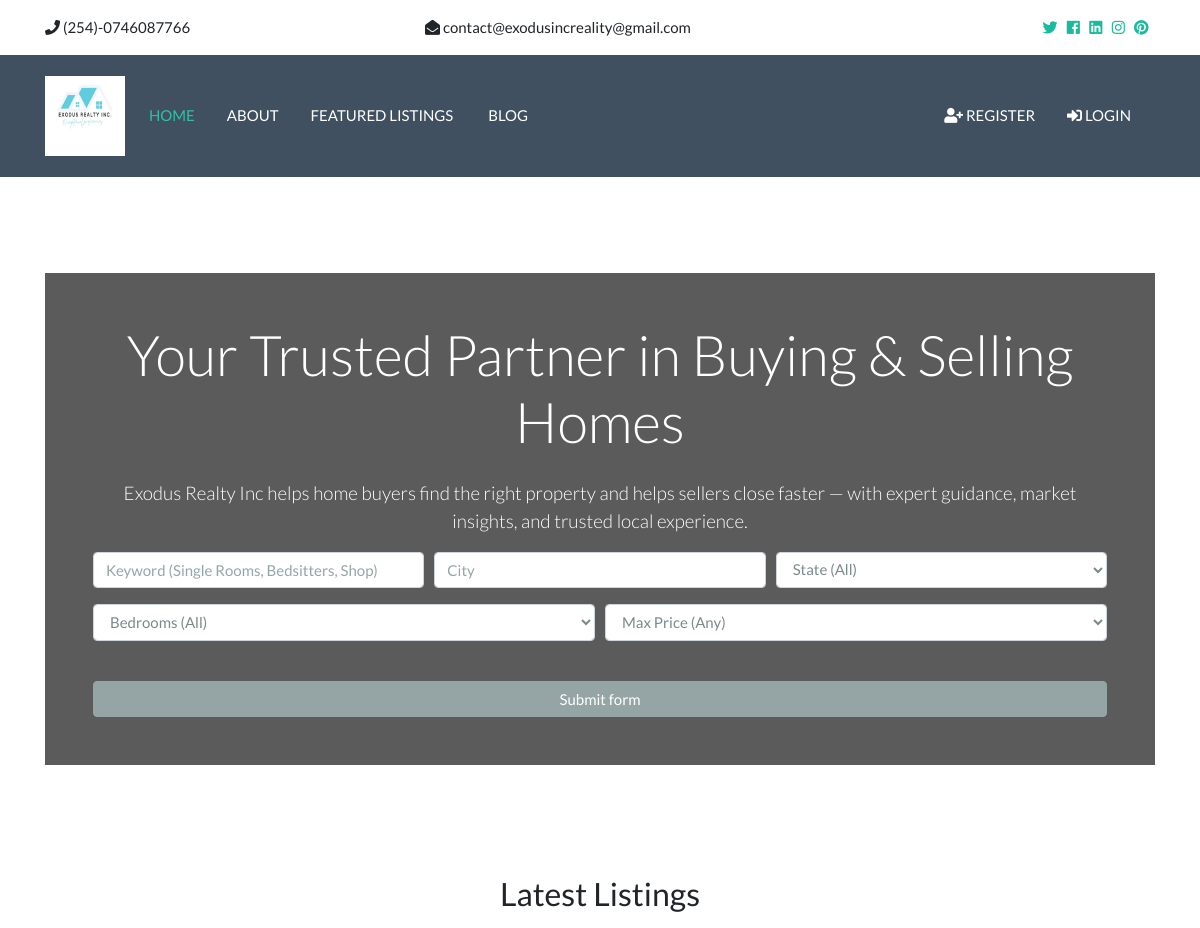
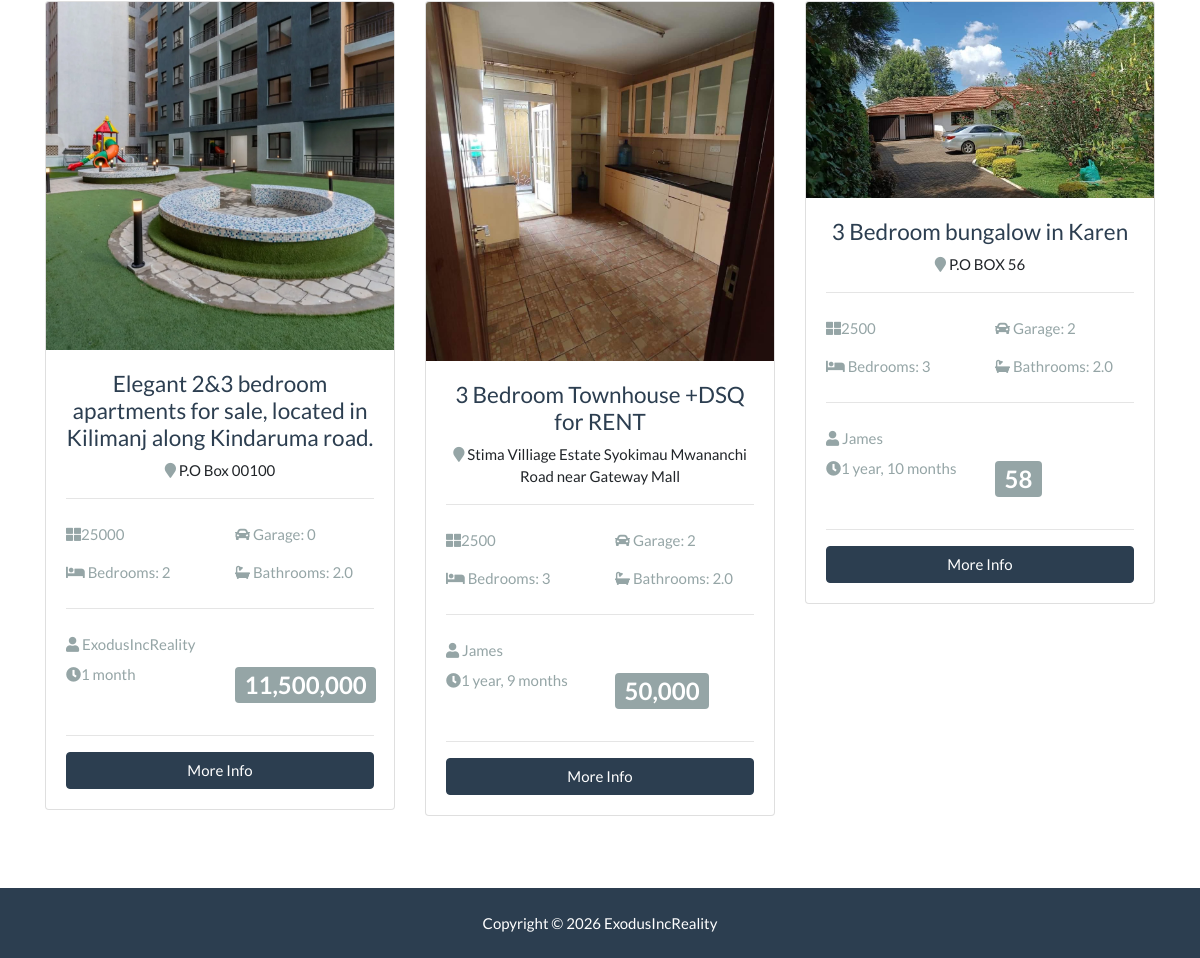
The page / on the database its author committed (2 pictures, top to bottom).
### listings/models.py (models this page shows, shortened)
class Listing(models.Model):
    realtor = models.ForeignKey(Realtor, on_delete=models.DO_NOTHING)
    title = models.CharField(max_length=255)
    address = models.CharField(max_length=255)
    city = models.CharField(max_length=255)
    zipcode = models.CharField(max_length=255)
    description = RichTextUploadingField(blank=True)  # Use RichTextUploadingField
    price = models.IntegerField()
    bedrooms = models.IntegerField()
    bathrooms = models.DecimalField(max_digits=2, decimal_places=1)
    garage = models.IntegerField(default=0)
    list_date = models.DateTimeField(auto_now_add=True)
    sqft = models.IntegerField()
    lot_size = models.DecimalField(max_digits=5, decimal_places=1)
    is_published = models.BooleanField(default=True)
    photo_main = models.ImageField(upload_to="photos/%Y%m/%d/")
    photo1 = models.ImageField(upload_to="photos/%Y%m/%d/", blank=True)
    photo2 = models.ImageField(upload_to="photos/%Y%m/%d/", blank=True)
    photo3 = models.ImageField(upload_to="photos/%Y%m/%d/", blank=True)
    photo4 = models.ImageField(upload_to="photos/%Y%m/%d/", blank=True)
    photo5 = models.ImageField(upload_to="photos/%Y%m/%d/", blank=True)
    photo6 = models.ImageField(upload_to="photos/%Y%m/%d/", blank=True)

### realtors/models.py (models this page shows)
class Realtor(models.Model):
    name = models.CharField(max_length=255)
    photo = models.ImageField(upload_to="photos/%Y%m/%d/", blank=True)
    description = models.TextField()
    email = models.EmailField()
    phone = models.CharField(max_length=255)
    is_mvp = models.BooleanField(default=False)
    hire_date = models.DateTimeField(auto_now_add=True)
    def __str__(self):
        return self.name

### pages/views.py (the view)
# urls.py: path("", views.index, name="listings"),
def index(request):
    listings = Listing.objects.order_by(
        '-list_date').filter(is_published=True)[:3]
    context = {
        "listings": listings,
        "state_choices": state_choices,
        "bedroom_choices": bedroom_choices,
        "price_choices": price_choices
    }
    return render(request, "pages/index.html", context)

### templates/pages/index.html (shortened to what this page needs)
{% extends 'base.html'%} {%load humanize%}  {% block content %}
<section id="showcase">
  <div class="container text-center">
    <div class="home-search p-5">
      <div class="overlay p-5">
        <h1 class="display-4 mb-4">
          Your Trusted Partner in Buying & Selling Homes
        </h1>
        <p class="lead">
          Exodus Realty Inc helps home buyers find the right property and helps sellers close faster — with expert guidance, market insights, and trusted local experience.
        </p>
        <div class="search">
          <form action="{%url 'search'%}">
            <div class="form-row">
              <div class="col-md-4 mb-3">
                <input
                  type="text"
                  name="keywords"
                  class="form-control"
                  placeholder="Keyword (Single Rooms, Bedsitters, Shop)"
                />
              </div>
              <div class="col-md-4 mb-3">
                <input
                  type="text"
                  name="city"
                  class="form-control"
                  placeholder="City"
                />
              </div>
              <div class="col-md-4 mb-3">
                <select name="state" class="form-control">
                  <option selected="true" disabled="disabled"
                    >State (All)</option
                  >
                </select>
              </div>
            </div>
            <div class="form-row">
              <div class="col-md-6 mb-3">
                <select name="bedrooms" class="form-control">
                  <option selected="true" disabled="disabled"
                    >Bedrooms (All)</option
                  >
                </select>
              </div>
              <div class="col-md-6 mb-3">
                <select name="price" class="form-control" id="type">
                  <option selected="true" disabled="disabled"
                    >Max Price (Any)</option
                  >
                </select>
              </div>
            </div>
            <button class="btn btn-secondary btn-block mt-4" type="submit">
              Submit form
            </button>
          </form>
        </div>
      </div>
    </div>
  </div>
</section>
<section id="listings" class="py-5">
  <div class="container">
    <h3 class="text-center mb-3">Latest Listings</h3>
    <div class="row">
      {%if listings%} {% for listing in listings%}
      <div class="col-md-6 col-lg-4 mb-4">
        <div class="card listing-preview">
          <img class="card-img-top" src="{{ listing.photo_main.url }}" alt="" />
          <div class="card-body">
            <div class="listing-heading text-center">
              <h4 class="text-primary">{{ listing.title }}</h4>
              <p>
                <i class="fas fa-map-marker text-secondary"></i>
                {{ listing.address }}
              </p>
            </div>
            <hr />
            <div class="row py-2 text-secondary">
              <div class="col-6">
                <i class="fas fa-th-large"></i>{{ listing.sqft }}
              </div>
              <div class="col-6">
                <i class="fas fa-car"></i> Garage: {{ listing.garage }}
              </div>
            </div>
            <div class="row py-2 text-secondary">
              <div class="col-6">
                <i class="fas fa-bed"></i> Bedrooms: {{ listing.bedrooms }}
              </div>
              <div class="col-6">
                <i class="fas fa-bath"></i> Bathrooms: {{ listing.bathrooms }}
              </div>
            </div>
            <hr />
            <div class="row py-2 text-secondary">
              <div class="col-6">
                <i class="fas fa-user"></i> {{ listing.realtor }}
              </div>
            </div>
            <div class="row text-secondary pb-2">
              <div class="col-md-6">
                <i class="fas fa-clock"></i>{{ listing.list_date | timesince }}
              </div>
              <div class="col-md-6">
                <h3>
                  <span class="badge badge-secondary text-white">
                    {{ listing.price | intcomma }}</span
                  >
                </h3>
              </div>
            </div>
            <hr />
            <a
              href="{% url 'listing' listing.id %}"
              class="btn btn-primary btn-block"
              >More Info</a
            >
          </div>
        </div>
      </div>
      {%endfor%} {%else%}
      <div class="col-md-12">
        <p>No Listings Available</p>
      </div>
      {%endif%}
    </div>
  </div>
</section>
{% include 'partials/_footer.html'%}
{% endblock%}

### templates/base.html (shortened to what this page needs)
{% load static %}
<!DOCTYPE html>
<html lang="en">
  <head>
    <link rel="stylesheet" href="{% static 'css/all.css' %} " />
    <link rel="stylesheet" href="{% static 'css/bootstrap.css' %} " />
    <link rel="stylesheet" href="{% static 'css/style.css' %} " />
    <link rel="stylesheet" href="{% static 'css/lightbox.min.css' %} " />
  </head>
  <body>
    {% include 'partials/_topbar.html'%} {% include 'partials/_navbar.html'%}
    {%block content %} {% endblock %}
  </body>
</html>

### templates/partials/_topbar.html
<section id="top-bar" class="p-3">
  <div class="container">
    <div class="row">
      <div class="col-md-4">
        <i class="fas fa-phone"></i> (254)-0746087766
      </div>
      <div class="col-md-4">
        <i class="fas fa-envelope-open"></i> contact@exodusincreality@gmail.com
      </div>
      <div class="col-md-4">
        <div class="social text-right">
          <a href="https://twitter.com/DominicTech3" target="_blank">
            <i class="fab fa-twitter"></i>
          </a>
          <a href="https://www.facebook.com/VeronicasCloset254/" target="_blank">
            <i class="fab fa-facebook"></i>
          </a>
          <a href="https://www.linkedin.com/in/dominic-muturi-ab13051b3/" target="_blank">
            <i class="fab fa-linkedin"></i>
          </a>
          <a href="https://www.instagram.com/exodusrealtyinc/" target="_blank">
            <i class="fab fa-instagram"></i>
          </a>
          <a href="https://github.com/dominic-maker" target="_blank">
            <i class="fab fa-pinterest"></i>
          </a>
        </div>
      </div>
    </div>
  </div>
</section>

### templates/partials/_navbar.html (shortened to what this page needs)
{% load static%}
<nav class="navbar navbar-expand-lg navbar-dark bg-primary sticky-top">
  <div class="container">
    <a class="navbar-brand" href="{% url 'index'%}">
      <img src="{% static 'img/logo3.png' %}" class="logo" alt="" />
    </a>
    <div class="collapse navbar-collapse" id="navbarNavAltMarkup">
      <ul class="navbar-nav">
        <li
          {% if '/' == request.path %}
          class="nav-item mr-3 active"
          {% else %}
          class="nav-item mr-3"
          {% endif %}
        >
          <a class="nav-link" href="{% url 'index'%}">Home</a>
        </li>
        <li
          {% if 'about' in request.path %}
          class="nav-item mr-3 active"
          {% else %}
          class="nav-item mr-3"
          {% endif %}
        >
          <a class="nav-link" href="{% url 'about'%}">About</a>
        </li>
        <li
          {% if 'listings' in request.path %}
          class="nav-item mr-3 active"
          {% else %}
          class="nav-item mr-3"
          {% endif %}
        >
          <a class="nav-link" href="{% url 'listings'%}">Featured Listings</a>
        </li>
        <li
          {% if 'blog' in request.path %}
          class="nav-item mr-3 active"
          {% else %}
          class="nav-item mr-3"
          {% endif %}
        >
          <a class="nav-link" href="{% url 'blog:post_list'%}">
             Blog
          </a>
        </li>
      </ul>
      <ul class="navbar-nav ml-auto">
        {% if not user.is_authenticated %}
        <li
          {% if 'register' in request.path %}
          class="nav-item mr-3 active"
          {% else %}
          class="nav-item mr-3"
          {% endif %}
        >
          <a class="nav-link" href="{%url 'register'%}">
            <i class="fas fa-user-plus"></i> Register
          </a>
        </li>
        <li
          {% if 'login' in request.path %}
          class="nav-item mr-3 active"
          {% else %}
          class="nav-item mr-3"
          {% endif %}
        >
          <a class="nav-link" href="{%url 'login'%}">
            <i class="fas fa-sign-in-alt"></i> Login
          </a>
        </li>
        {% endif %}
      </ul>
    </div>
  </div>
</nav>

### templates/partials/_footer.html
<footer id="main-footer" class="py-4 bg-primary text-white text-center">
  Copyright &copy;
  <span class="year"></span> ExodusIncReality
</footer>

### Property_Finder/static/css/all.css (style rules this page uses)
.fa, .fas, .far, .fal, .fab { -moz-osx-font-smoothing: grayscale; -webkit-font-smoothing: antialiased; display: inline-block; font-style: normal; font-variant: normal; text-rendering: auto; line-height: 1; }
.fa-bath:before { content: "\f2cd"; }
.fa-bed:before { content: "\f236"; }
.fa-car:before { content: "\f1b9"; }
.fa-clock:before { content: "\f017"; }
.fa-envelope-open:before { content: "\f2b6"; }
.fa-facebook:before { content: "\f09a"; }
.fa-instagram:before { content: "\f16d"; }
.fa-linkedin:before { content: "\f08c"; }
.fa-map-marker:before { content: "\f041"; }
.fa-phone:before { content: "\f095"; }
.fa-pinterest:before { content: "\f0d2"; }
.fa-sign-in-alt:before { content: "\f2f6"; }
.fa-th-large:before { content: "\f009"; }
.fa-twitter:before { content: "\f099"; }
.fa-user:before { content: "\f007"; }
.fa-user-plus:before { content: "\f234"; }
.fab { font-family: 'Font Awesome 5 Brands'; }
.fa, .fas { font-family: 'Font Awesome 5 Free'; font-weight: 900; }

### Property_Finder/static/css/style.css (style rules this page uses)
.btn-secondary { color: #fff !important; }
img { width: 100%; }
.logo { width: 80px; }
.navbar { opacity: 0.9; text-transform: uppercase; }
.social a { margin-right: 0.4rem; }
#showcase { background: url(../img/showcase.jpg) no-repeat top center fixed/cover; position: relative; min-height: 650px; color: #fff; padding-top: 6rem; }
#showcase .home-search { min-height: 400px; position: relative; border-radius: 5px; }
#showcase .overlay { content: ''; position: absolute; top: 0; left: 0; min-height: 400px; width: 100%; background: rgba(51, 51, 51, 0.8); }
.listing-preview a { position: relative; }

### rows shown on the page
Listing: photo_main (picture), title "Elegant 2&3 bedroom apartments for sale, located in Kilimanj along Kindaruma road.", address "P.O Box 00100", sqft "25000", garage "0", bedrooms "2", bathrooms "2.0", realtor "ExodusIncReality", list_date "1 month", price "11,500,000"
Listing: photo_main (picture), title "3 Bedroom Townhouse +DSQ for RENT", address "Stima Villiage Estate Syokimau Mwananchi Road near Gateway Mall", sqft "2500", garage "2", bedrooms "3", bathrooms "2.0", realtor "James", list_date "1 year, 9 months", price "50,000"
Listing: photo_main (picture), title "3 Bedroom bungalow in Karen", address "P.O BOX 56", sqft "2500", garage "2", bedrooms "3", bathrooms "2.0", realtor "James", list_date "1 year, 10 months", price "58"
